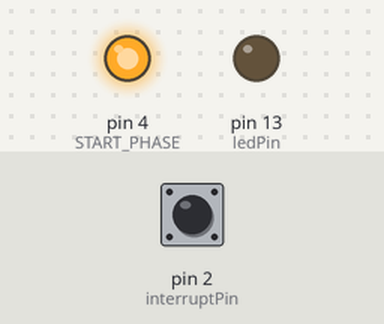
The sketch below on a simulated Arduino Uno, built with avr-gcc and run on an emulated ATmega328P. Parts: output pins drawn as LEDs (lit = HIGH). The test bench sets the inputs (shaded band); at power-on: pin 2 (interruptPin) HIGH.

Above: at 1.2 s.
1.3 s: pin 2 (interruptPin) pulled LOW for 0.15 s
At 2.7 s:
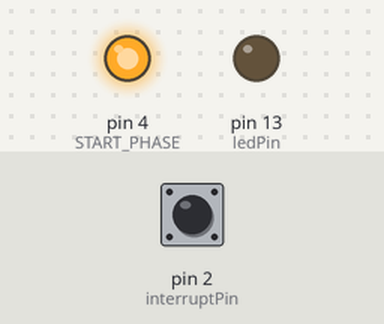
5.3 s: pin 2 (interruptPin) pulled LOW for 3.2 s
At 9.8 s:
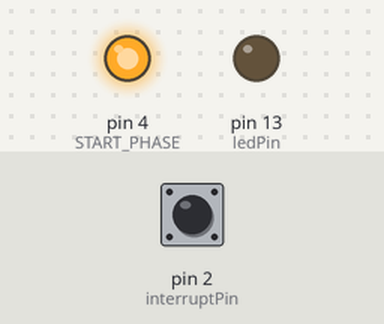
Timing chart, 0 to 11.3 s (numbered marks = the images above; inputs shaded):
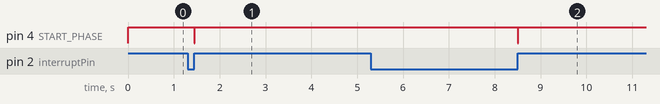

Measured:
- after the input at 1.3 s, pin 4 (START_PHASE): HIGH → LOW after 0.15 s, → HIGH 0.01 s later
- after the input at 5.3 s, pin 4 (START_PHASE): HIGH → LOW after 3.2 s, → HIGH 0.01 s later

The sketch:

interrupt.ino
```cpp
const byte ledPin = 13;
const byte interruptPin = 2;
const byte START_PHASE = 4;
volatile bool zcdFlag = false;
bool change = false;
volatile int steps = 0;


void setup() {
  Serial.begin(115200);
  pinMode(ledPin, OUTPUT);
  pinMode(interruptPin, INPUT_PULLUP);
  pinMode(START_PHASE,OUTPUT);
  digitalWrite(START_PHASE,HIGH);
  attachInterrupt(digitalPinToInterrupt(interruptPin), blink, RISING);
}

void loop() {
	if(Serial.available()) {
		String stringVar = Serial.readString();
		steps = stringVar.toInt();
		Serial.println(steps);
	}
	else if(zcdFlag) {
		zcdFlag = false;
		change = true;
		delayStart(steps);
	}
	else if ( change ) {
//		Serial.println("In loop flag : false ");
		change = false;
	}

}

void blink() {
//  Serial.println("Inside ISR");
  zcdFlag = true;
}


void delayStart(unsigned int steps) {

	delayMicroseconds(steps);
	digitalWrite(START_PHASE,LOW);
	int remaing_millis = 9 - (steps/1000);
	delay(remaing_millis);
	digitalWrite(START_PHASE,HIGH);
    //    Serial.println("Inside Dimmer");
}
```
